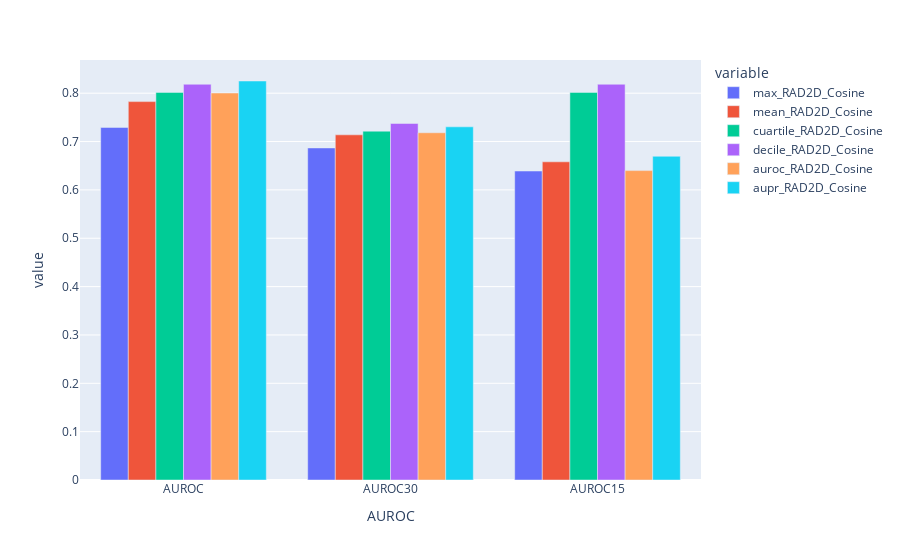

The code cell stored with this chart in its notebook:
### Code cell
px.bar(all_targets_results.loc["CHEMBL5567"],x="AUROC", y=all_targets_results.loc["CHEMBL262"].columns,barmode="group")

### Figure 1 — Plotly figure (JSON) as saved in the notebook; plotly's stock layout.template omitted (floating-point values rounded to 4 significant figures)
{"data": [{"alignmentgroup": "True", "hovertemplate": "variable=max_RAD2D_Cosine<br>AUROC=%{x}<br>value=%{y}<extra></extra>", "legendgroup": "max_RAD2D_Cosine", "marker": {"color": "#636efa", "pattern": {"shape": ""}}, "name": "max_RAD2D_Cosine", "offsetgroup": "max_RAD2D_Cosine", "orientation": "v", "showlegend": true, "textposition": "auto", "type": "bar", "x": ["AUROC", "AUROC30", "AUROC15"], "xaxis": "x", "y": [0.7292, 0.6868, 0.639], "yaxis": "y"}, {"alignmentgroup": "True", "hovertemplate": "variable=mean_RAD2D_Cosine<br>AUROC=%{x}<br>value=%{y}<extra></extra>", "legendgroup": "mean_RAD2D_Cosine", "marker": {"color": "#EF553B", "pattern": {"shape": ""}}, "name": "mean_RAD2D_Cosine", "offsetgroup": "mean_RAD2D_Cosine", "orientation": "v", "showlegend": true, "textposition": "auto", "type": "bar", "x": ["AUROC", "AUROC30", "AUROC15"], "xaxis": "x", "y": [0.7826, 0.7139, 0.6581], "yaxis": "y"}, {"alignmentgroup": "True", "hovertemplate": "variable=cuartile_RAD2D_Cosine<br>AUROC=%{x}<br>value=%{y}<extra></extra>", "legendgroup": "cuartile_RAD2D_Cosine", "marker": {"color": "#00cc96", "pattern": {"shape": ""}}, "name": "cuartile_RAD2D_Cosine", "offsetgroup": "cuartile_RAD2D_Cosine", "orientation": "v", "showlegend": true, "textposition": "auto", "type": "bar", "x": ["AUROC", "AUROC30", "AUROC15"], "xaxis": "x", "y": [0.8017, 0.7215, 0.8017], "yaxis": "y"}, {"alignmentgroup": "True", "hovertemplate": "variable=decile_RAD2D_Cosine<br>AUROC=%{x}<br>value=%{y}<extra></extra>", "legendgroup": "decile_RAD2D_Cosine", "marker": {"color": "#ab63fa", "pattern": {"shape": ""}}, "name": "decile_RAD2D_Cosine", "offsetgroup": "decile_RAD2D_Cosine", "orientation": "v", "showlegend": true, "textposition": "auto", "type": "bar", "x": ["AUROC", "AUROC30", "AUROC15"], "xaxis": "x", "y": [0.8185, 0.7374, 0.8185], "yaxis": "y"}, {"alignmentgroup": "True", "hovertemplate": "variable=auroc_RAD2D_Cosine<br>AUROC=%{x}<br>value=%{y}<extra></extra>", "legendgroup": "auroc_RAD2D_Cosine", "marker": {"color": "#FFA15A", "pattern": {"shape": ""}}, "name": "auroc_RAD2D_Cosine", "offsetgroup": "auroc_RAD2D_Cosine", "orientation": "v", "showlegend": true, "textposition": "auto", "type": "bar", "x": ["AUROC", "AUROC30", "AUROC15"], "xaxis": "x", "y": [0.8003, 0.7182, 0.6399], "yaxis": "y"}, {"alignmentgroup": "True", "hovertemplate": "variable=aupr_RAD2D_Cosine<br>AUROC=%{x}<br>value=%{y}<extra></extra>", "legendgroup": "aupr_RAD2D_Cosine", "marker": {"color": "#19d3f3", "pattern": {"shape": ""}}, "name": "aupr_RAD2D_Cosine", "offsetgroup": "aupr_RAD2D_Cosine", "orientation": "v", "showlegend": true, "textposition": "auto", "type": "bar", "x": ["AUROC", "AUROC30", "AUROC15"], "xaxis": "x", "y": [0.8252, 0.7304, 0.6695], "yaxis": "y"}], "layout": {"barmode": "group", "legend": {"title": {"text": "variable"}, "tracegroupgap": 0}, "margin": {"t": 60}, "xaxis": {"anchor": "y", "domain": [0, 1], "title": {"text": "AUROC"}}, "yaxis": {"anchor": "x", "domain": [0, 1], "title": {"text": "value"}}}}
